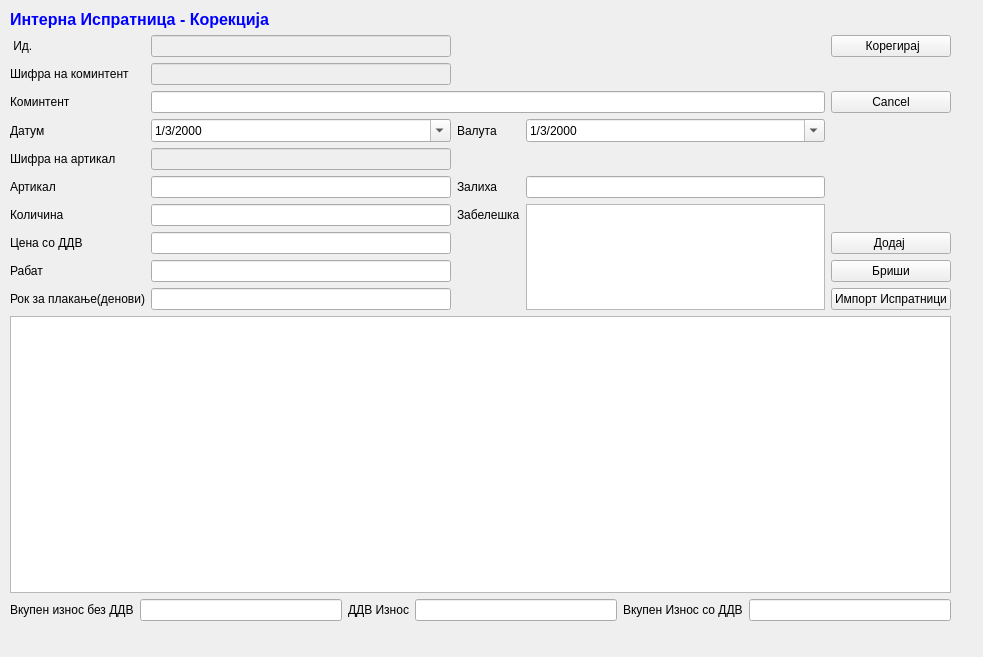
<?xml version="1.0" encoding="UTF-8"?>
<ui version="4.0">
 <class>IntIspratniciKorekcija</class>
 <widget class="QWidget" name="IntIspratniciKorekcija">
  <property name="geometry">
   <rect>
    <x>0</x>
    <y>0</y>
    <width>983</width>
    <height>657</height>
   </rect>
  </property>
  <property name="windowTitle">
   <string>Form</string>
  </property>
  <widget class="QWidget" name="layoutWidget">
   <property name="geometry">
    <rect>
     <x>10</x>
     <y>10</y>
     <width>941</width>
     <height>611</height>
    </rect>
   </property>
   <layout class="QGridLayout" name="gridLayout">
    <item row="1" column="1">
     <widget class="QLineEdit" name="faktura_id">
      <property name="enabled">
       <bool>false</bool>
      </property>
      <property name="palette">
       <palette>
        <active>
         <colorrole role="Text">
          <brush brushstyle="SolidPattern">
           <color alpha="255">
            <red>0</red>
            <green>0</green>
            <blue>0</blue>
           </color>
          </brush>
         </colorrole>
        </active>
        <inactive>
         <colorrole role="Text">
          <brush brushstyle="SolidPattern">
           <color alpha="255">
            <red>0</red>
            <green>0</green>
            <blue>0</blue>
           </color>
          </brush>
         </colorrole>
        </inactive>
        <disabled>
         <colorrole role="Text">
          <brush brushstyle="SolidPattern">
           <color alpha="255">
            <red>0</red>
            <green>0</green>
            <blue>255</blue>
           </color>
          </brush>
         </colorrole>
        </disabled>
       </palette>
      </property>
      <property name="styleSheet">
       <string notr="true"/>
      </property>
     </widget>
    </item>
    <item row="6" column="1">
     <widget class="QLineEdit" name="artikal">
      <property name="enabled">
       <bool>true</bool>
      </property>
      <property name="toolTip">
       <string>&lt;html&gt;&lt;head/&gt;&lt;body&gt;&lt;p&gt;Притисни ЕНТЕР за да те однесе во листата&lt;/p&gt;&lt;/body&gt;&lt;/html&gt;</string>
      </property>
      <property name="readOnly">
       <bool>false</bool>
      </property>
     </widget>
    </item>
    <item row="8" column="4">
     <widget class="QPushButton" name="pushButton_3">
      <property name="text">
       <string>Додај </string>
      </property>
     </widget>
    </item>
    <item row="0" column="0" colspan="2">
     <widget class="QLabel" name="label_4">
      <property name="text">
       <string>&lt;!DOCTYPE HTML PUBLIC &quot;-//W3C//DTD HTML 4.0//EN&quot; &quot;http://www.w3.org/TR/REC-html40/strict.dtd&quot;&gt;
&lt;html&gt;&lt;head&gt;&lt;meta name=&quot;qrichtext&quot; content=&quot;1&quot; /&gt;&lt;style type=&quot;text/css&quot;&gt;
p, li { white-space: pre-wrap; }
&lt;/style&gt;&lt;/head&gt;&lt;body style=&quot; font-family:'Sans Serif'; font-size:9pt; font-weight:400; font-style:normal;&quot;&gt;
&lt;p style=&quot; margin-top:0px; margin-bottom:0px; margin-left:0px; margin-right:0px; -qt-block-indent:0; text-indent:0px;&quot;&gt;&lt;span style=&quot; font-family:'MS Shell Dlg 2'; font-size:12pt; font-weight:600; color:#0000ff;&quot;&gt;Интерна Испратница&lt;/span&gt;&lt;span style=&quot; font-family:'MS Shell Dlg 2'; font-size:12pt; font-weight:600; color:#0000ff;&quot;&gt; - Корекција&lt;/span&gt;&lt;/p&gt;&lt;/body&gt;&lt;/html&gt;</string>
      </property>
     </widget>
    </item>
    <item row="1" column="0">
     <widget class="QLabel" name="label_7">
      <property name="text">
       <string> Ид.</string>
      </property>
     </widget>
    </item>
    <item row="1" column="4">
     <widget class="QPushButton" name="pushButton_4">
      <property name="text">
       <string> Корегирај</string>
      </property>
      <property name="icon">
       <iconset>
        <normaloff>../../../Brisi/sterna/Resources/key_f9.png</normaloff>../../../Brisi/sterna/Resources/key_f9.png</iconset>
      </property>
     </widget>
    </item>
    <item row="3" column="0">
     <widget class="QLabel" name="label">
      <property name="text">
       <string>Коминтент</string>
      </property>
     </widget>
    </item>
    <item row="3" column="4">
     <widget class="QPushButton" name="pushButton_5">
      <property name="text">
       <string>Cancel</string>
      </property>
     </widget>
    </item>
    <item row="4" column="0">
     <widget class="QLabel" name="label_2">
      <property name="text">
       <string>Датум</string>
      </property>
     </widget>
    </item>
    <item row="6" column="0">
     <widget class="QLabel" name="label_3">
      <property name="text">
       <string>Артикал</string>
      </property>
     </widget>
    </item>
    <item row="9" column="0">
     <widget class="QLabel" name="label_9">
      <property name="text">
       <string>Рабат</string>
      </property>
     </widget>
    </item>
    <item row="9" column="1">
     <widget class="QLineEdit" name="rabat"/>
    </item>
    <item row="9" column="4">
     <widget class="QPushButton" name="pushButton_6">
      <property name="text">
       <string>Бриши</string>
      </property>
     </widget>
    </item>
    <item row="11" column="0" colspan="5">
     <widget class="QTableView" name="tableView"/>
    </item>
    <item row="4" column="1">
     <widget class="QDateTimeEdit" name="dateTimeDatum">
      <property name="date">
       <date>
        <year>2000</year>
        <month>3</month>
        <day>1</day>
       </date>
      </property>
      <property name="displayFormat">
       <string>d/M/yyyy</string>
      </property>
      <property name="calendarPopup">
       <bool>true</bool>
      </property>
     </widget>
    </item>
    <item row="10" column="1">
     <widget class="QLineEdit" name="rok_za_plakanje_denovi"/>
    </item>
    <item row="10" column="0">
     <widget class="QLabel" name="label_10">
      <property name="text">
       <string>Рок за плакање(денови)</string>
      </property>
     </widget>
    </item>
    <item row="10" column="4">
     <widget class="QPushButton" name="pushButtonA">
      <property name="text">
       <string>Импорт Испратници</string>
      </property>
     </widget>
    </item>
    <item row="3" column="1" colspan="3">
     <widget class="QLineEdit" name="komintent">
      <property name="enabled">
       <bool>true</bool>
      </property>
      <property name="toolTip">
       <string>&lt;html&gt;&lt;head/&gt;&lt;body&gt;&lt;p&gt;Притисни ЕНТЕР за да те однесе во листата&lt;/p&gt;&lt;/body&gt;&lt;/html&gt;</string>
      </property>
      <property name="readOnly">
       <bool>false</bool>
      </property>
     </widget>
    </item>
    <item row="4" column="3">
     <widget class="QDateTimeEdit" name="dateTimeValuta">
      <property name="date">
       <date>
        <year>2000</year>
        <month>3</month>
        <day>1</day>
       </date>
      </property>
      <property name="displayFormat">
       <string>d/M/yyyy</string>
      </property>
      <property name="calendarPopup">
       <bool>true</bool>
      </property>
     </widget>
    </item>
    <item row="4" column="2">
     <widget class="QLabel" name="label_12">
      <property name="text">
       <string>Валута</string>
      </property>
     </widget>
    </item>
    <item row="7" column="2">
     <widget class="QLabel" name="label_11">
      <property name="text">
       <string>Забелешка</string>
      </property>
     </widget>
    </item>
    <item row="6" column="2">
     <widget class="QLabel" name="label_8">
      <property name="text">
       <string>Залиха</string>
      </property>
     </widget>
    </item>
    <item row="6" column="3">
     <widget class="QLineEdit" name="zaliha"/>
    </item>
    <item row="7" column="3" rowspan="4">
     <widget class="QTextEdit" name="zabeleska"/>
    </item>
    <item row="8" column="1">
     <widget class="QLineEdit" name="cena_so_ddv"/>
    </item>
    <item row="7" column="1">
     <widget class="QLineEdit" name="kolicina"/>
    </item>
    <item row="8" column="0">
     <widget class="QLabel" name="label_5">
      <property name="text">
       <string>Цена со ДДВ</string>
      </property>
     </widget>
    </item>
    <item row="7" column="0">
     <widget class="QLabel" name="label_6">
      <property name="text">
       <string>Количина</string>
      </property>
     </widget>
    </item>
    <item row="12" column="0" colspan="5">
     <layout class="QGridLayout" name="gridLayout_2">
      <item row="0" column="0">
       <widget class="QLabel" name="label_13">
        <property name="text">
         <string>Вкупен износ без ДДВ</string>
        </property>
       </widget>
      </item>
      <item row="0" column="1">
       <widget class="QLineEdit" name="vk_iznos_bez_ddv">
        <property name="readOnly">
         <bool>true</bool>
        </property>
       </widget>
      </item>
      <item row="0" column="2">
       <widget class="QLabel" name="label_14">
        <property name="text">
         <string>ДДВ Износ</string>
        </property>
       </widget>
      </item>
      <item row="0" column="3">
       <widget class="QLineEdit" name="vk_ddv_iznos">
        <property name="readOnly">
         <bool>true</bool>
        </property>
       </widget>
      </item>
      <item row="0" column="4">
       <widget class="QLabel" name="label_15">
        <property name="text">
         <string>Вкупен Износ со ДДВ</string>
        </property>
       </widget>
      </item>
      <item row="0" column="5">
       <widget class="QLineEdit" name="vk_iznos_so_ddv">
        <property name="readOnly">
         <bool>true</bool>
        </property>
       </widget>
      </item>
     </layout>
    </item>
    <item row="2" column="0">
     <widget class="QLabel" name="label_16">
      <property name="text">
       <string>Шифра на коминтент</string>
      </property>
     </widget>
    </item>
    <item row="5" column="0">
     <widget class="QLabel" name="label_17">
      <property name="text">
       <string>Шифра на артикал</string>
      </property>
     </widget>
    </item>
    <item row="2" column="1">
     <widget class="QLineEdit" name="sifra_komintent">
      <property name="enabled">
       <bool>false</bool>
      </property>
      <property name="palette">
       <palette>
        <active>
         <colorrole role="Text">
          <brush brushstyle="SolidPattern">
           <color alpha="255">
            <red>0</red>
            <green>0</green>
            <blue>0</blue>
           </color>
          </brush>
         </colorrole>
        </active>
        <inactive>
         <colorrole role="Text">
          <brush brushstyle="SolidPattern">
           <color alpha="255">
            <red>0</red>
            <green>0</green>
            <blue>0</blue>
           </color>
          </brush>
         </colorrole>
        </inactive>
        <disabled>
         <colorrole role="Text">
          <brush brushstyle="SolidPattern">
           <color alpha="255">
            <red>0</red>
            <green>0</green>
            <blue>255</blue>
           </color>
          </brush>
         </colorrole>
        </disabled>
       </palette>
      </property>
      <property name="styleSheet">
       <string notr="true"/>
      </property>
     </widget>
    </item>
    <item row="5" column="1">
     <widget class="QLineEdit" name="sifra_artikal">
      <property name="enabled">
       <bool>false</bool>
      </property>
      <property name="palette">
       <palette>
        <active>
         <colorrole role="Text">
          <brush brushstyle="SolidPattern">
           <color alpha="255">
            <red>0</red>
            <green>0</green>
            <blue>0</blue>
           </color>
          </brush>
         </colorrole>
        </active>
        <inactive>
         <colorrole role="Text">
          <brush brushstyle="SolidPattern">
           <color alpha="255">
            <red>0</red>
            <green>0</green>
            <blue>0</blue>
           </color>
          </brush>
         </colorrole>
        </inactive>
        <disabled>
         <colorrole role="Text">
          <brush brushstyle="SolidPattern">
           <color alpha="255">
            <red>0</red>
            <green>0</green>
            <blue>255</blue>
           </color>
          </brush>
         </colorrole>
        </disabled>
       </palette>
      </property>
      <property name="styleSheet">
       <string notr="true"/>
      </property>
      <property name="readOnly">
       <bool>true</bool>
      </property>
     </widget>
    </item>
   </layout>
  </widget>
 </widget>
 <tabstops>
  <tabstop>faktura_id</tabstop>
  <tabstop>sifra_komintent</tabstop>
  <tabstop>komintent</tabstop>
  <tabstop>dateTimeDatum</tabstop>
  <tabstop>dateTimeValuta</tabstop>
  <tabstop>sifra_artikal</tabstop>
  <tabstop>artikal</tabstop>
  <tabstop>zaliha</tabstop>
  <tabstop>kolicina</tabstop>
  <tabstop>cena_so_ddv</tabstop>
  <tabstop>rabat</tabstop>
  <tabstop>rok_za_plakanje_denovi</tabstop>
  <tabstop>pushButton_3</tabstop>
  <tabstop>pushButton_6</tabstop>
  <tabstop>pushButtonA</tabstop>
  <tabstop>pushButton_4</tabstop>
  <tabstop>pushButton_5</tabstop>
  <tabstop>zabeleska</tabstop>
  <tabstop>tableView</tabstop>
  <tabstop>vk_iznos_bez_ddv</tabstop>
  <tabstop>vk_ddv_iznos</tabstop>
  <tabstop>vk_iznos_so_ddv</tabstop>
 </tabstops>
 <resources/>
 <connections/>
</ui>
